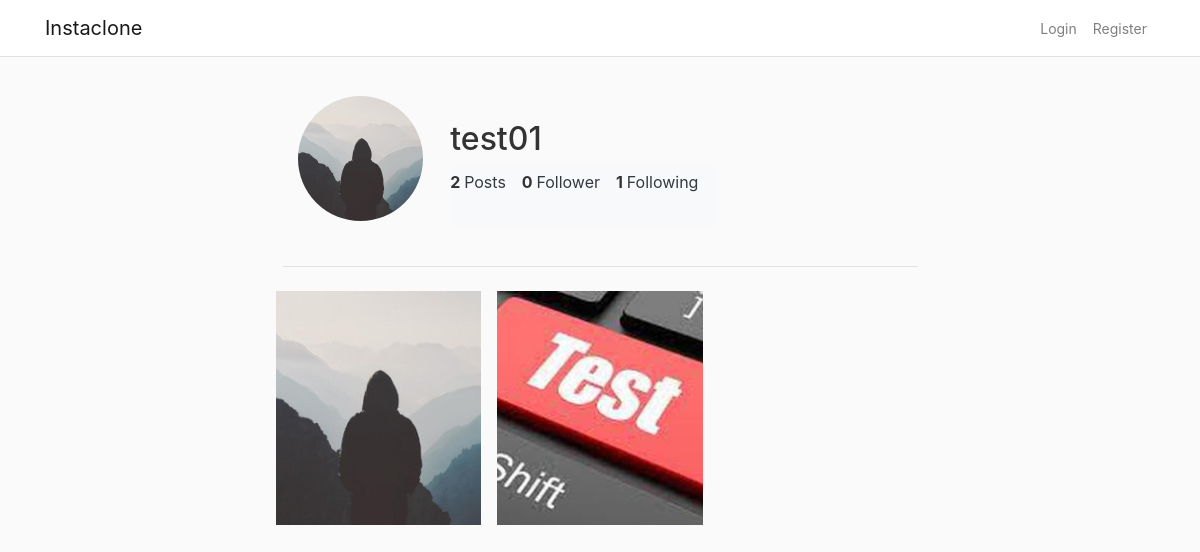
Page /user/test01 on the committed database.
### flaskapp/models.py (models this page shows, shortened)
class User(db.Model, UserMixin):
    __tablename__ = 'users'
    uid = db.Column(db.Integer, primary_key=True)
    username = db.Column(db.String(20), unique=True, nullable=False)
    password = db.Column(db.String(32), nullable=False)
    image_file = db.Column(db.String(20), nullable=False, default='default.jpg')
    posts = db.relationship('Post', backref='author', lazy=True)
    comments = db.relationship('Comment', backref='author', lazy=True)
    follows = db.relationship(
        'User', secondary=followers,
        primaryjoin=(followers.c.user_id == uid),
        secondaryjoin=(followers.c.follows_id == uid),
        backref=db.backref('followers', lazy='dynamic'), lazy='dynamic')
    notifs = db.relationship('Notif', backref='notif_for', lazy=True)
    notif_count = db.Column(db.Integer, default=0)
    def get_followers(self, user):
        return User.query.filter(User.follows.any(uid=user.uid)).all()
    def get_followers_count(self, user):
        return len(self.get_followers(user))

class Post(db.Model):
    __tablename__ = 'posts'
    pid = db.Column(db.Integer, primary_key=True)
    content = db.Column(db.Text, nullable=False)
    media = db.Column(db.String(32), nullable=True)
    date_posted = db.Column(db.DateTime, nullable=False, default=datetime.utcnow)
    user_id = db.Column(db.Integer, db.ForeignKey('users.uid'), nullable=False)
    liked = db.relationship("User", secondary=likes)
    comments = db.relationship('Comment', backref='post', lazy=True)
    notifs = db.relationship('Notif', backref='post', lazy=True)

### flaskapp/routes.py (the view)
@app.route("/user/<string:username>")
def get_user(username):
    user = User.query.filter_by(username=username).first_or_404()
    posts = user.posts
    posts.reverse()
    form = EmptyForm()
    return render_template("user.html", title=user.username, posts=posts, user=user, get_file_url=get_file_url, form=form)

### flaskapp/utils.py (called while the page is built)
def get_file_url(f_path):
    url = "static/" + f_path
    return url

### flaskapp/templates/user.html (shortened to what this page needs)
{% extends "layout.html" %}
{% block content %}
    <div class="col-md-12">
        <div class="row user info">
            <div class="col-md-3 align-items-center">
                <img  class="pfp-img rounded-circle" src="http://127.0.0.1:5000/{{ get_file_url('profile_pics/' + user.image_file) }}">
            </div>
            <div class="row">
                <div class="m-4">
                    <h2 id="user">{{ user.username }}</h2>
                    <ul class="list-group list-group-horizontal bg-light">
                        <li class="user-info list-group-item border-0 bg-light">{{ user.posts.__len__() }} <span class="text-dark font-weight-normal" href="#posts">Posts</span></li>
                        <li class="user-info list-group-item border-0 bg-light">{{ user.get_followers_count(user) }} <span  class="text-dark font-weight-normal" href="">Follower</span></li>
                        <li class="user-info list-group-item border-0 bg-light">{{ user.follows.count() }} <span class="text-dark font-weight-normal" href="">Following</span></li>
                    </ul>
                </div>
            </div>
        </div>
    </div>
    <hr>
    <div class="row row-cols-3 mb-4" id="posts">
        {% for post in posts %}
            <div class="col p-2 img-wrapper rounded">
                {% if post.media %}
                    <a href="{{ url_for('get_post', post_id=post.pid) }}"><img class="post-img" src="http://127.0.0.1:5000/{{ get_file_url('media/mid' + post.media) }}">
                        </a>
                {% endif %}
            </div>
        {% endfor %}
    </div>
{% endblock content %}

### flaskapp/static/main.css (style rules this page uses)
body { background:rgba(var(--b3f,250,250,250),1); color: #333333; font-size: 14px; }
.pfp-img { height: 125px; width: 125px; }
.user-info { padding: 0.2rem 1rem 2rem 0rem; font-weight: bold; font-size: 16px; }
.img-wrapper { position: relative; width: 250px; height: 250px; overflow: hidden; }
.post-img { width: 100%; height: 100%; object-fit: cover; }

### rows in the picture
User: image_file (placeholder picture), username "test01"
Post: media (picture)
Post: media (picture)

### other values in the picture
{{ user.posts.__len__() }} "2"
{{ user.get_followers_count(user) }} "0"
{{ user.follows.count() }} "1"
